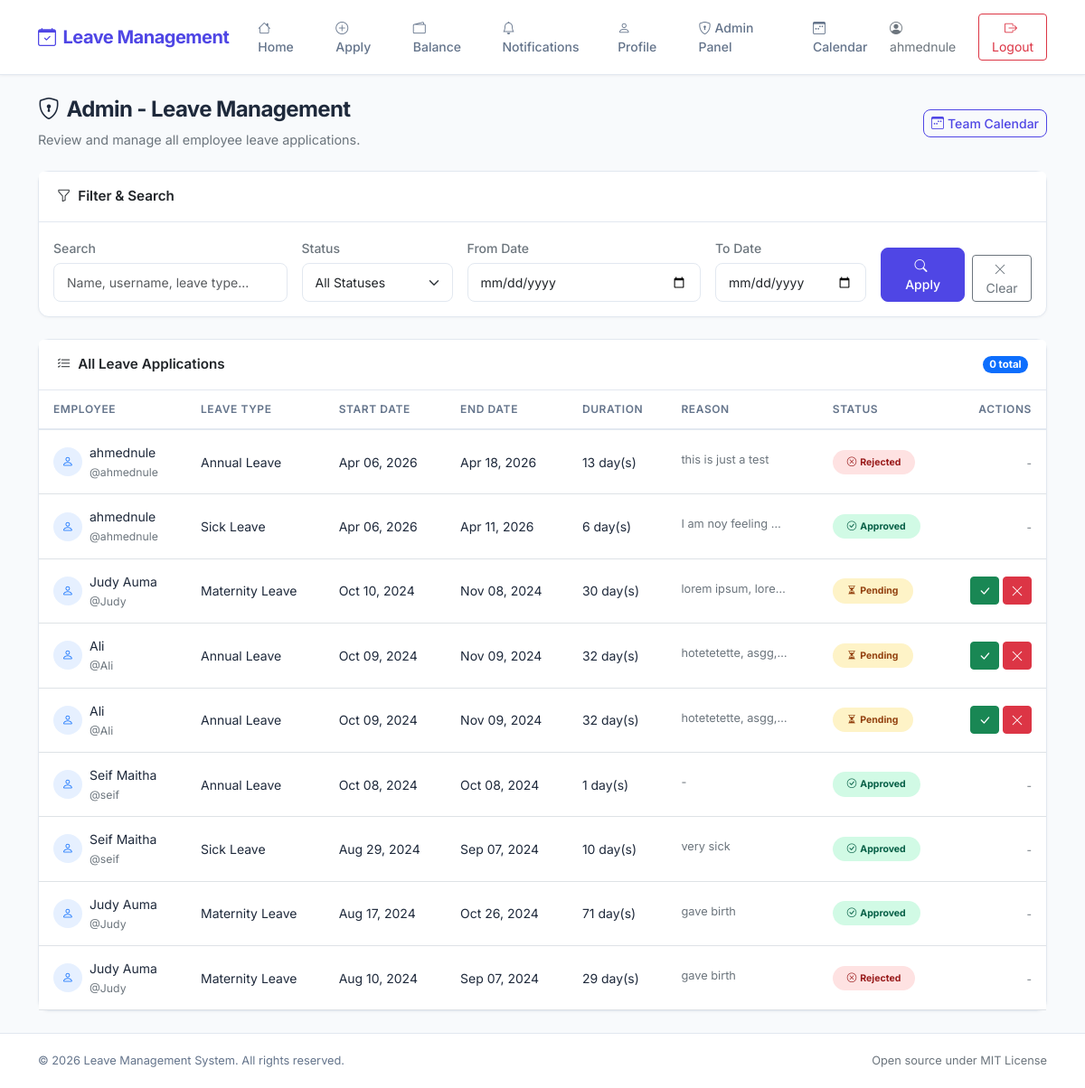
The app's page /leaves/admin/ (signed in) with its own data.
### users/models.py (models this page shows, shortened)
class LeaveApplication(models.Model):
    PENDING = 'Pending'
    APPROVED = 'Approved'
    REJECTED = 'Rejected'
    CANCELLED = 'Cancelled'
    STATUS_CHOICES = [
        (PENDING, 'Pending'),
        (APPROVED, 'Approved'),
        (REJECTED, 'Rejected'),
        (CANCELLED, 'Cancelled'),
    ]
    user = models.ForeignKey(settings.AUTH_USER_MODEL, on_delete=models.CASCADE, related_name='leave_applications')
    leave_type = models.ForeignKey(LeaveType, on_delete=models.CASCADE)
    start_date = models.DateField()
    end_date = models.DateField()
    message = models.TextField(default='')
    status = models.CharField(max_length=50, choices=STATUS_CHOICES, default=PENDING)
    rejection_reason = models.TextField(blank=True, default='')
    approved_by = models.ForeignKey(settings.AUTH_USER_MODEL, on_delete=models.SET_NULL, null=True, blank=True, related_name='approved_leaves')
    approved_at = models.DateTimeField(null=True, blank=True)
    rejected_by = models.ForeignKey(settings.AUTH_USER_MODEL, on_delete=models.SET_NULL, null=True, blank=True, related_name='rejected_leaves')
    rejected_at = models.DateTimeField(null=True, blank=True)
    @property
    def duration(self):
        return (self.end_date - self.start_date).days + 1

class LeaveType(models.Model):
    name = models.CharField(max_length=50)

### users/views.py (the view, shortened to what this page needs)
# urls.py: path('leaves/admin/', views.admin_view_leaves, name='admin_view_leaves'),
@login_required
def admin_view_leaves(request):
    if not request.user.is_superuser:
        raise Http404('You do not have permission to view this page.')
    leave_applications = LeaveApplication.objects.all().order_by('-start_date')
    status_filter = request.GET.get('status', '')
    search_query = request.GET.get('q', '')
    date_from = request.GET.get('date_from', '')
    date_to = request.GET.get('date_to', '')
    if status_filter:
        leave_applications = leave_applications.filter(status=status_filter)
    if date_from:
        leave_applications = leave_applications.filter(start_date__gte=date_from)
    if date_to:
        leave_applications = leave_applications.filter(end_date__lte=date_to)
    paginator = Paginator(leave_applications, ITEMS_PER_PAGE)
    page = request.GET.get('page', 1)
    try:
        leave_applications = paginator.page(page)
    except PageNotAnInteger:
        leave_applications = paginator.page(1)
    except EmptyPage:
        leave_applications = paginator.page(paginator.num_pages)
    return render(request, 'users/admin_view_leaves.html', {
        'leave_applications': leave_applications,
        'status_filter': status_filter,
        'search_query': search_query,
        'date_from': date_from,
        'date_to': date_to,
    })

### users/templates/users/admin_view_leaves.html (shortened to what this page needs)
{% extends "users/base.html" %}
{% block content %}
<div class="page-header d-flex justify-content-between align-items-center flex-wrap gap-2">
    <div>
        <h2><i class="bi bi-shield-lock me-2"></i>Admin - Leave Management</h2>
        <p class="mb-0 text-secondary">Review and manage all employee leave applications.</p>
    </div>
    <a href="{% url 'team_calendar' %}" class="btn btn-outline-primary btn-sm">
        <i class="bi bi-calendar3-week me-1"></i>Team Calendar
    </a>
</div>
<div class="card mb-4">
    <div class="card-header">
        <i class="bi bi-funnel me-2"></i>Filter & Search
    </div>
    <div class="card-body">
        <form method="get" class="row g-3">
            <div class="col-md-3">
                <label for="q" class="form-label small text-secondary">Search</label>
                <input type="text" class="form-control form-control-sm" id="q" name="q" value="{{ search_query }}" placeholder="Name, username, leave type...">
            </div>
            <div class="col-md-2">
                <label for="status" class="form-label small text-secondary">Status</label>
                <select class="form-select form-select-sm" id="status" name="status">
                    <option value="">All Statuses</option>
                </select>
            </div>
            <div class="col-md-3">
                <label for="date_from" class="form-label small text-secondary">From Date</label>
                <input type="date" class="form-control form-control-sm" id="date_from" name="date_from" value="{{ date_from }}">
            </div>
            <div class="col-md-2">
                <label for="date_to" class="form-label small text-secondary">To Date</label>
                <input type="date" class="form-control form-control-sm" id="date_to" name="date_to" value="{{ date_to }}">
            </div>
            <div class="col-md-2 d-flex align-items-end gap-2">
                <button type="submit" class="btn btn-primary btn-sm">
                    <i class="bi bi-search me-1"></i>Apply
                </button>
                <a href="{% url 'admin_view_leaves' %}" class="btn btn-outline-secondary btn-sm">
                    <i class="bi bi-x-lg me-1"></i>Clear
                </a>
            </div>
        </form>
    </div>
</div>
<div class="card">
    <div class="card-header d-flex justify-content-between align-items-center">
        <span><i class="bi bi-list-check me-2"></i>All Leave Applications</span>
        <span class="badge bg-primary rounded-pill">{{ leave_applications.paginator.count|default:leave_applications|length }} total</span>
    </div>
    <div class="card-body p-0">
        {% if leave_applications %}
        <div class="table-responsive">
            <table class="table table-hover mb-0">
                <thead>
                    <tr>
                        <th>Employee</th>
                        <th>Leave Type</th>
                        <th>Start Date</th>
                        <th>End Date</th>
                        <th>Duration</th>
                        <th>Reason</th>
                        <th>Status</th>
                        <th class="text-end">Actions</th>
                    </tr>
                </thead>
                <tbody>
                    {% for leave in leave_applications %}
                    <tr>
                        <td>
                            <div class="d-flex align-items-center gap-2">
                                <div class="bg-primary bg-opacity-10 rounded-circle d-flex align-items-center justify-content-center" style="width: 32px; height: 32px;">
                                    <i class="bi bi-person text-primary" style="font-size: 0.8rem;"></i>
                                </div>
                                <div>
                                    <span class="fw-500">{{ leave.user.get_full_name|default:leave.user.username }}</span>
                                    <br><small class="text-secondary">@{{ leave.user.username }}</small>
                                </div>
                            </div>
                        </td>
                        <td>{{ leave.leave_type.name }}</td>
                        <td>{{ leave.start_date|date:"M d, Y" }}</td>
                        <td>{{ leave.end_date|date:"M d, Y" }}</td>
                        <td>{{ leave.duration }} day(s)</td>
                        <td>
                            <span class="text-secondary" style="font-size: 0.8rem; max-width: 120px; display: inline-block; overflow: hidden; text-overflow: ellipsis; white-space: nowrap;" title="{{ leave.message }}">
                                {{ leave.message|default:"-"|truncatechars:20 }}
                            </span>
                        </td>
                        <td>
                            {% if leave.status == 'Approved' %}
                                <span class="badge badge-approved px-3 py-2 rounded-pill">
                                    <i class="bi bi-check-circle me-1"></i>Approved
                                </span>
                            {% elif leave.status == 'Rejected' %}
                                <span class="badge badge-rejected px-3 py-2 rounded-pill">
                                    <i class="bi bi-x-circle me-1"></i>Rejected
                                </span>
                            {% elif leave.status == 'Cancelled' %}
                                <span class="badge bg-secondary px-3 py-2 rounded-pill">
                                    <i class="bi bi-slash-circle me-1"></i>Cancelled
                                </span>
                            {% else %}
                                <span class="badge badge-pending px-3 py-2 rounded-pill">
                                    <i class="bi bi-hourglass-split me-1"></i>Pending
                                </span>
                            {% endif %}
                        </td>
                        <td class="text-end">
                            {% if leave.status == 'Pending' %}
                            <div class="d-flex justify-content-end gap-1">
                                <a href="{% url 'admin_approve_leave' leave.id %}" class="btn btn-sm btn-success" title="Approve" onclick="return confirm('Approve this leave application?')">
                                    <i class="bi bi-check-lg"></i>
                                </a>
                                <button type="button" class="btn btn-sm btn-danger" title="Reject" data-bs-toggle="modal" data-bs-target="#rejectModal{{ leave.id }}">
                                    <i class="bi bi-x-lg"></i>
                                </button>
                            </div>
                            {% else %}
                            <span class="text-secondary" style="font-size: 0.75rem;">-</span>
                            {% endif %}
                        </td>
                    </tr>
                    {% endfor %}
                </tbody>
            </table>
        </div>
        {% else %}
        <div class="text-center py-5 text-secondary">
            <i class="bi bi-inbox fs-1 d-block mb-3"></i>
            <p class="mb-0">No leave applications found.</p>
        </div>
        {% endif %}
    </div>
</div>
{% endblock %}

### users/templates/users/base.html (shortened to what this page needs)
<!doctype html>
<html lang="en">
<head>
    <link href="https://cdn.jsdelivr.net/npm/bootstrap@5.3.3/dist/css/bootstrap.min.css" rel="stylesheet">
    <link href="https://cdn.jsdelivr.net/npm/bootstrap-icons@1.11.3/font/bootstrap-icons.min.css" rel="stylesheet">
</head>
<body>
    {% if user.is_authenticated %}
        <nav class="navbar navbar-expand-lg sticky-top">
            <div class="container">
                <a class="navbar-brand" href="{% url 'home' %}">
                    <i class="bi bi-calendar-check me-2"></i>Leave Management
                </a>
                <div class="collapse navbar-collapse" id="navbarContent">
                    <ul class="navbar-nav me-auto mb-2 mb-lg-0 gap-1">
                        <li class="nav-item">
                            <a class="nav-link {% if request.resolver_match.url_name == 'home' %}active{% endif %}" href="{% url 'home' %}">
                                <i class="bi bi-house me-1"></i>Home
                            </a>
                        </li>
                        <li class="nav-item">
                            <a class="nav-link {% if request.resolver_match.url_name == 'apply' %}active{% endif %}" href="{% url 'apply' %}">
                                <i class="bi bi-plus-circle me-1"></i>Apply
                            </a>
                        </li>
                        <li class="nav-item">
                            <a class="nav-link {% if request.resolver_match.url_name == 'balance' %}active{% endif %}" href="{% url 'balance' %}">
                                <i class="bi bi-wallet2 me-1"></i>Balance
                            </a>
                        </li>
                        <li class="nav-item">
                            <a class="nav-link {% if request.resolver_match.url_name == 'notifications' %}active{% endif %}" href="{% url 'notifications' %}">
                                <i class="bi bi-bell me-1"></i>Notifications
                            </a>
                        </li>
                        <li class="nav-item">
                            <a class="nav-link {% if request.resolver_match.url_name == 'profile' %}active{% endif %}" href="{% url 'profile' %}">
                                <i class="bi bi-person me-1"></i>Profile
                            </a>
                        </li>
                        {% if user.is_superuser %}
                        <li class="nav-item">
                            <a class="nav-link" href="/admin/" target="_blank">
                                <i class="bi bi-shield-lock me-1"></i>Admin Panel
                            </a>
                        </li>
                        {% endif %}
                        <li class="nav-item">
                            <a class="nav-link {% if request.resolver_match.url_name == 'team_calendar' %}active{% endif %}" href="{% url 'team_calendar' %}">
                                <i class="bi bi-calendar3-week me-1"></i>Calendar
                            </a>
                        </li>
                    </ul>
                    <div class="d-flex align-items-center gap-3">
                        <span class="text-secondary d-none d-lg-inline" style="font-size: 0.875rem;">
                            <i class="bi bi-person-circle me-1"></i>{{ user.username }}
                        </span>
                        <a href="{% url 'logout' %}" class="btn btn-outline-danger btn-sm">
                            <i class="bi bi-box-arrow-right me-1"></i>Logout
                        </a>
                    </div>
                </div>
            </div>
        </nav>
        <main class="flex-grow-1">
            <div class="container py-4">
                {% block content %}
                {% endblock %}
            </div>
        </main>
        <footer>
            <div class="container">
                <div class="row align-items-center">
                    <div class="col-md-6">
                        <span class="mb-0">&copy; {% now "Y" %} Leave Management System. All rights reserved.</span>
                    </div>
                    <div class="col-md-6 text-md-end">
                        <span class="text-secondary">Open source under MIT License</span>
                    </div>
                </div>
            </div>
        </footer>
    {% endif %}
</body>
</html>

### records on screen
LeaveApplication: user.get_full_name "ahmednule", user.username "ahmednule", leave_type.name "Annual Leave", start_date "Apr 06, 2026", end_date "Apr 18, 2026", duration "13", message "this is just a test", status "Rejected" (drawn)
LeaveApplication: user.get_full_name "ahmednule", user.username "ahmednule", leave_type.name "Sick Leave", start_date "Apr 06, 2026", end_date "Apr 11, 2026", duration "6", message "I am noy feeling…", status "Approved" (drawn)
LeaveApplication: user.get_full_name "Judy Auma", user.username "Judy", leave_type.name "Maternity Leave", start_date "Oct 10, 2024", end_date "Nov 08, 2024", duration "30", message "lorem ipsum, lore…", status "Pending" (drawn)
LeaveApplication: user.get_full_name "Ali", user.username "Ali", leave_type.name "Annual Leave", start_date "Oct 09, 2024", end_date "Nov 09, 2024", duration "32", message "hotetetette, asgg, …", status "Pending" (drawn)
LeaveApplication: user.get_full_name "Ali", user.username "Ali", leave_type.name "Annual Leave", start_date "Oct 09, 2024", end_date "Nov 09, 2024", duration "32", message "hotetetette, asgg, …", status "Pending" (drawn)
LeaveApplication: user.get_full_name "Seif Maitha", user.username "seif", leave_type.name "Annual Leave", start_date "Oct 08, 2024", end_date "Oct 08, 2024", duration "1", message "-", status "Approved" (drawn)
LeaveApplication: user.get_full_name "Seif Maitha", user.username "seif", leave_type.name "Sick Leave", start_date "Aug 29, 2024", end_date "Sep 07, 2024", duration "10", message "very sick", status "Approved" (drawn)
LeaveApplication: user.get_full_name "Judy Auma", user.username "Judy", leave_type.name "Maternity Leave", start_date "Aug 17, 2024", end_date "Oct 26, 2024", duration "71", message "gave birth", status "Approved" (drawn)
LeaveApplication: user.get_full_name "Judy Auma", user.username "Judy", leave_type.name "Maternity Leave", start_date "Aug 10, 2024", end_date "Sep 07, 2024", duration "29", message "gave birth", status "Rejected" (drawn)

### other values on screen
{{ user.username }} "ahmednule"
{{ leave_applications.paginator.count|default:leave_applications|length }} "0"
